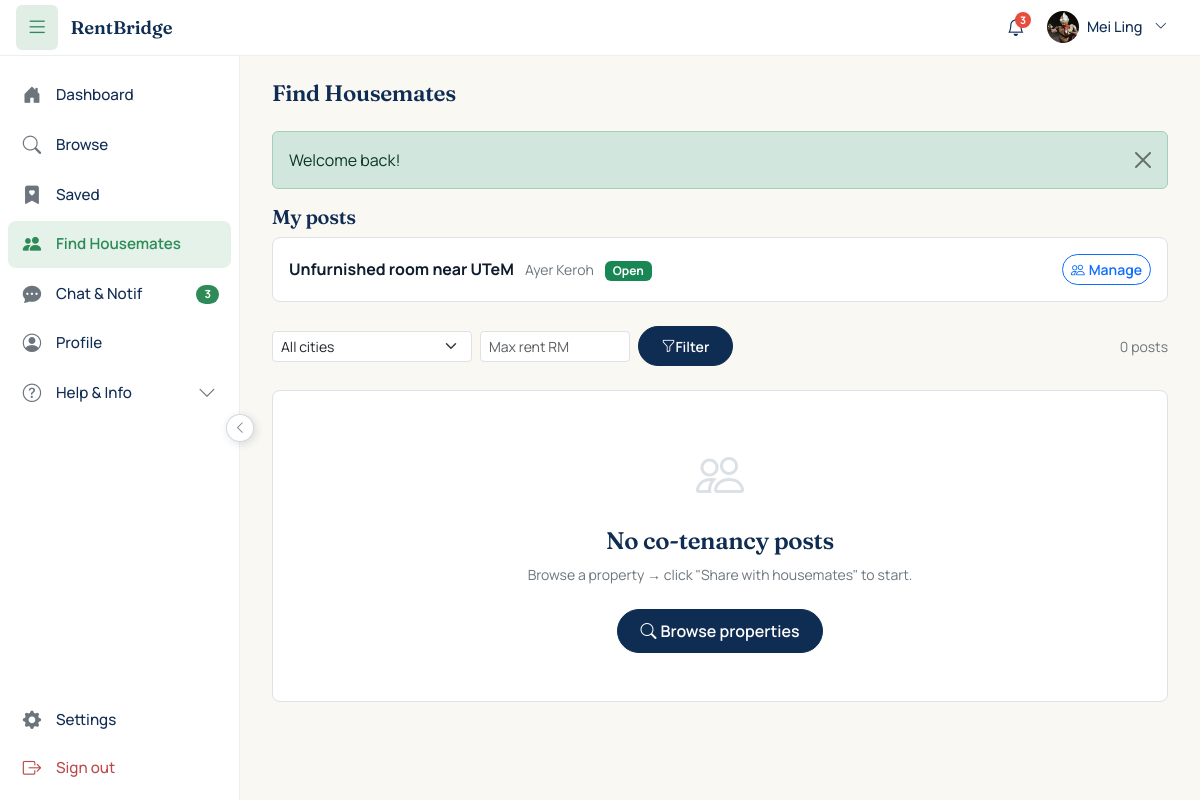
The app's page /student/partners.php (signed in) with its own data.
### tables this page shows
CREATE TABLE `students` (
  `user_id` int(11) NOT NULL,
  `full_name` varchar(150) NOT NULL,
  `preferred_name` varchar(50) NOT NULL DEFAULT '',
  `avatar_path` varchar(255) DEFAULT NULL,
  `matric_no` varchar(20) NOT NULL,
  `ic_no` varchar(20) NOT NULL DEFAULT '',
  `university` varchar(80) NOT NULL DEFAULT 'UTeM',
  `phone` varchar(20) NOT NULL,
  `allow_whatsapp` tinyint(1) NOT NULL DEFAULT 0,
  `looking_for_housing` tinyint(1) NOT NULL DEFAULT 0,
  `housing_pref_city` varchar(80) DEFAULT NULL,
  `housing_pref_max_rent` decimal(8,2) DEFAULT NULL,
  `housing_pref_move_in` date DEFAULT NULL,
  `housing_bio` varchar(255) DEFAULT NULL
);

CREATE TABLE `co_tenancy_posts` (
  `id` int(11) NOT NULL,
  `poster_id` int(11) NOT NULL,
  `property_id` int(11) NOT NULL,
  `title` varchar(150) DEFAULT NULL COMMENT 'optional headline, defaults to property title',
  `message` text NOT NULL COMMENT 'why they want housemates, lifestyle preferences',
  `housemates_needed` int(11) NOT NULL DEFAULT 1 COMMENT 'how many more co-tenants wanted',
  `semesters_needed` tinyint(3) UNSIGNED NOT NULL DEFAULT 1 COMMENT 'How many semesters the poster intends to rent (1-6)',
  `status` enum('open','filled','cancelled','expired') NOT NULL DEFAULT 'open',
  `created_at` timestamp NOT NULL DEFAULT current_timestamp(),
  `updated_at` timestamp NOT NULL DEFAULT current_timestamp() ON UPDATE current_timestamp(),
  `group_conversation_id` int(11) DEFAULT NULL
);

CREATE TABLE `properties` (
  `id` int(11) NOT NULL,
  `landlord_id` int(11) NOT NULL,
  `title` varchar(150) NOT NULL,
  `property_type` enum('room','studio','whole_unit') NOT NULL,
  `address` text NOT NULL,
  `city` varchar(80) NOT NULL,
  `postcode` varchar(10) NOT NULL,
  `state` varchar(50) NOT NULL DEFAULT 'Melaka',
  `latitude` decimal(10,7) DEFAULT NULL,
  `longitude` decimal(10,7) DEFAULT NULL,
  `maps_url` varchar(500) DEFAULT NULL,
  `monthly_rent` decimal(8,2) NOT NULL,
  `deposit` decimal(8,2) NOT NULL DEFAULT 0.00,
  `description` text DEFAULT NULL,
  `facilities` text DEFAULT NULL,
  `furnishing` enum('none','partial','full') NOT NULL DEFAULT 'partial',
  `status` enum('pending_approval','available','reserved','rented','hidden','rejected') NOT NULL DEFAULT 'pending_approval',
  `assigned_agent_id` int(11) DEFAULT NULL,
  `agent_assigned_at` timestamp NULL DEFAULT NULL,
  `agent_status` enum('pending','inspecting','accepted','rejected','timeout') DEFAULT NULL,
  `inspection_completed_at` datetime DEFAULT NULL,
  `inspection_scheduled_at` datetime DEFAULT NULL,
  `inspection_access_method` varchar(50) DEFAULT NULL,
  `inspection_access_detail` text DEFAULT NULL,
  `assignment_round` int(11) NOT NULL DEFAULT 0,
  `viewing_mode` enum('landlord_led','agent_led','either') NOT NULL DEFAULT 'either',
  `agent_verified_at` timestamp NULL DEFAULT NULL,
  `agent_verified_by` int(11) DEFAULT NULL,
  `created_at` timestamp NOT NULL DEFAULT current_timestamp(),
  `updated_at` timestamp NOT NULL DEFAULT current_timestamp() ON UPDATE current_timestamp()
);

### student/partners.php (the view, shortened to what the rows shown need)
<?php
require_once __DIR__ . '/../includes/auth.php';
require_once __DIR__ . '/../includes/partners.php';
$userId = current_user_id();
$myPosts = get_my_co_tenancy_posts($userId);
$pageTitle = 'Find Housemates';
?>
<?php if (!empty($myPosts)): ?>
<div class="mb-4">
    <div class="d-flex flex-column gap-2">
        <?php foreach ($myPosts as $mp):
            $mpColor = match($mp['status']) {
                'open'      => 'success',
                'filled'    => 'primary',
                'cancelled' => 'secondary',
                default     => 'secondary',
            };
        ?>
        <div class="bg-white border rounded-3 p-3 d-flex align-items-center gap-3">
            <div class="flex-grow-1">
                <strong><?= e($mp['property_title']) ?></strong>
                <small class="text-secondary ms-2"><?= e($mp['property_city']) ?></small>
                <span class="badge bg-<?= $mpColor ?> ms-2"><?= ucfirst($mp['status']) ?></span>
            </div>
            <a href="/rentbridge/student/manage_post.php?id=<?= (int)$mp['id'] ?>"
               class="btn btn-sm btn-outline-primary flex-shrink-0">
                <i class="bi bi-people me-1"></i> Manage
            </a>
        </div>
        <?php endforeach; ?>
    </div>
</div>
<?php endif; ?>
<?php
$pageContent = ob_get_clean();
require __DIR__ . '/../includes/student_layout.php';

### includes/student_layout.php (shortened to what the rows shown need)
<?php
require_once __DIR__ . '/auth.php';
require_once __DIR__ . '/chat.php';
$pageTitle     = $pageTitle     ?? 'Student';
$pageTabs      = $pageTabs      ?? [];
$pageContent   = $pageContent   ?? '';
$userId = current_user_id();
$pdo = db();
$stmt = $pdo->prepare("SELECT preferred_name, full_name FROM students WHERE user_id = ?");
$stmt->execute([$userId]);
$me = $stmt->fetch() ?: [];
$myName = ($me['preferred_name'] ?? '') ?: ($me['full_name'] ?? 'User');
?>
<!DOCTYPE html>
<html lang="en">
<head>
    <link href="https://cdn.jsdelivr.net/npm/bootstrap@5.3.3/dist/css/bootstrap.min.css" rel="stylesheet">
    <link href="https://cdn.jsdelivr.net/npm/bootstrap-icons@1.11.3/font/bootstrap-icons.min.css" rel="stylesheet">
    <link href="/rentbridge/assets/css/style.css" rel="stylesheet">
    <link href="/rentbridge/assets/css/student.css" rel="stylesheet">
</head>
<body class="student-body">
<header class="user-topbar">
<div class="topbar-right">
    <div class="topbar-user-menu dropdown">
        <button class="topbar-user-btn dropdown-toggle"
                type="button"
                data-bs-toggle="dropdown"
                aria-expanded="false">
            <?php
            require_once __DIR__ . '/avatar.php';
            $_avatarPath = get_avatar_path($userId, 'student');
            render_avatar($_avatarPath, $myName, 32);
            ?>
            <span class="topbar-user-name d-none d-md-inline">
                <?= e($myName) ?>
            </span>
            <i class="bi bi-chevron-down small ms-1 d-none d-md-inline"></i>
        </button>
    </div>
</div></header>
<div class="user-shell">
    <main class="user-main">
        <div class="user-content">
            <?php if (empty($pageTabs) && ($showPageTitle ?? true)): ?>
                <div class="user-page-header-noTabs">
                    <h1 class="user-page-title-inline"><?= e($pageTitle) ?></h1>
                </div>
            <?php endif; ?>
            <?= $pageContent ?>
        </div>
    </main>
</div>
</body>
</html>

### includes/avatar.php (shortened to what the rows shown need)
<?php
require_once __DIR__ . '/auth.php';
function get_avatar_path(int $userId, string $role): ?string {
    $tableMap = [
        'student'  => 'students',
        'landlord' => 'landlords',
        'agent'    => 'agents',
    ];
    $pdo = db();
    $stmt = $pdo->prepare("SELECT avatar_path FROM {$tableMap[$role]} WHERE user_id = ?");
    $stmt->execute([$userId]);
    return $stmt->fetchColumn() ?: null;
}
function render_avatar(?string $avatarPath, string $name, int $sizePx = 44, string $bgColor = '#E4F2EA'): void {
    if (!empty($avatarPath)) {
        ?>
        <img src="/rentbridge/<?= e($avatarPath) ?>"
             alt="<?= e($name) ?>"
             style="width:<?= $sizePx ?>px; height:<?= $sizePx ?>px;
                    border-radius:50%; object-fit:cover; flex-shrink:0;">
        <?php
    }
}

### records on screen
students: avatar_path (placeholder picture), preferred_name "Mei Ling"
co_tenancy_posts: property.title "Unfurnished room near UTeM", property.city "Ayer Keroh", status "Open"

### other values on screen
min($_nb_total, 99) "3"
$totalUnread "3"
$pageTitle "Find Housemates"
$flash['message'] "Welcome back!"
count($posts) "0"
